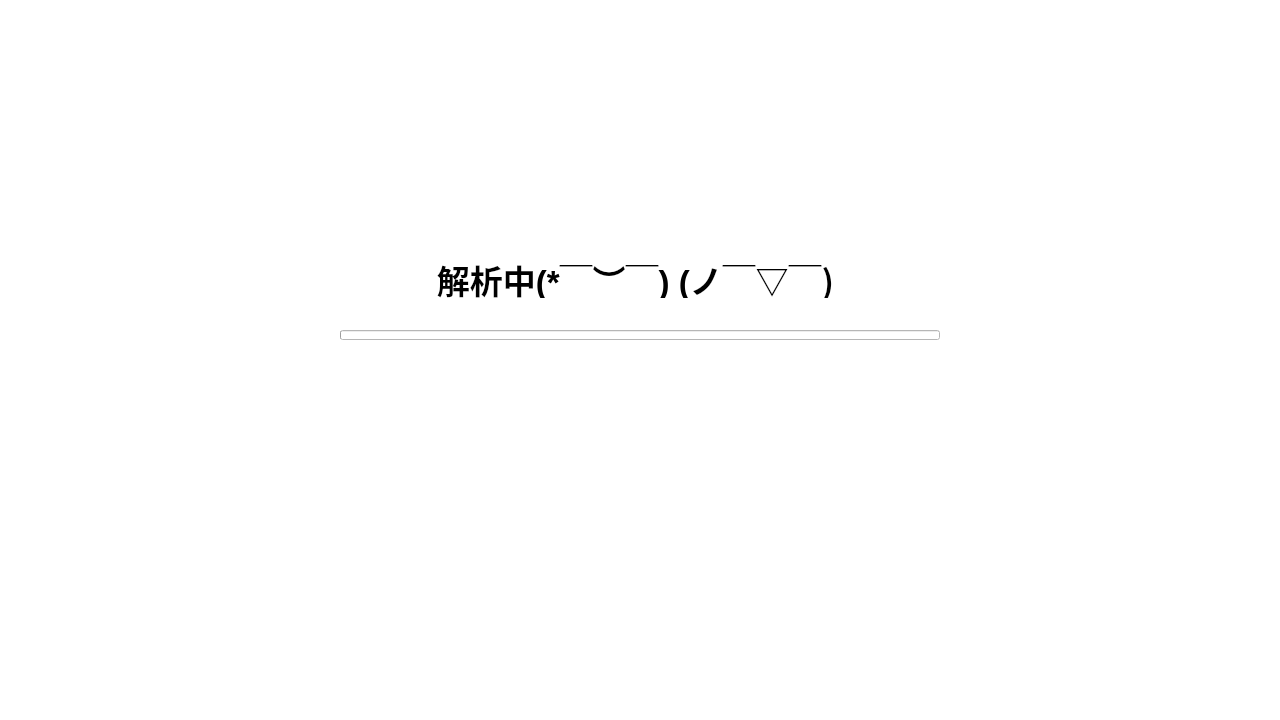
<?xml version="1.0" encoding="UTF-8"?>
<ui version="4.0">
 <class>Form</class>
 <widget class="QWidget" name="Form">
  <property name="geometry">
   <rect>
    <x>0</x>
    <y>0</y>
    <width>1280</width>
    <height>720</height>
   </rect>
  </property>
  <property name="windowTitle">
   <string>Form</string>
  </property>
  <widget class="QWidget" name="widget" native="true">
   <property name="geometry">
    <rect>
     <x>0</x>
     <y>0</y>
     <width>1280</width>
     <height>720</height>
    </rect>
   </property>
   <property name="styleSheet">
    <string notr="true">background-color: rgb(255, 255, 255);</string>
   </property>
   <widget class="IndeterminateProgressBar" name="IndeterminateProgressBar">
    <property name="geometry">
     <rect>
      <x>340</x>
      <y>330</y>
      <width>600</width>
      <height>10</height>
     </rect>
    </property>
    <property name="minimumSize">
     <size>
      <width>0</width>
      <height>10</height>
     </size>
    </property>
    <property name="maximumSize">
     <size>
      <width>16777215</width>
      <height>10</height>
     </size>
    </property>
   </widget>
   <widget class="TitleLabel" name="TitleLabel">
    <property name="geometry">
     <rect>
      <x>330</x>
      <y>260</y>
      <width>611</width>
      <height>38</height>
     </rect>
    </property>
    <property name="font">
     <font>
      <family>Microsoft YaHei UI</family>
      <pointsize>25</pointsize>
      <weight>75</weight>
      <bold>true</bold>
     </font>
    </property>
    <property name="text">
     <string>解析中(*￣︶￣) (ノ￣▽￣)</string>
    </property>
    <property name="alignment">
     <set>Qt::AlignCenter</set>
    </property>
   </widget>
  </widget>
 </widget>
 <customwidgets>
  <customwidget>
   <class>TitleLabel</class>
   <extends>QLabel</extends>
   <header>qfluentwidgets</header>
  </customwidget>
  <customwidget>
   <class>IndeterminateProgressBar</class>
   <extends>QProgressBar</extends>
   <header>qfluentwidgets</header>
  </customwidget>
 </customwidgets>
 <resources/>
 <connections/>
</ui>
